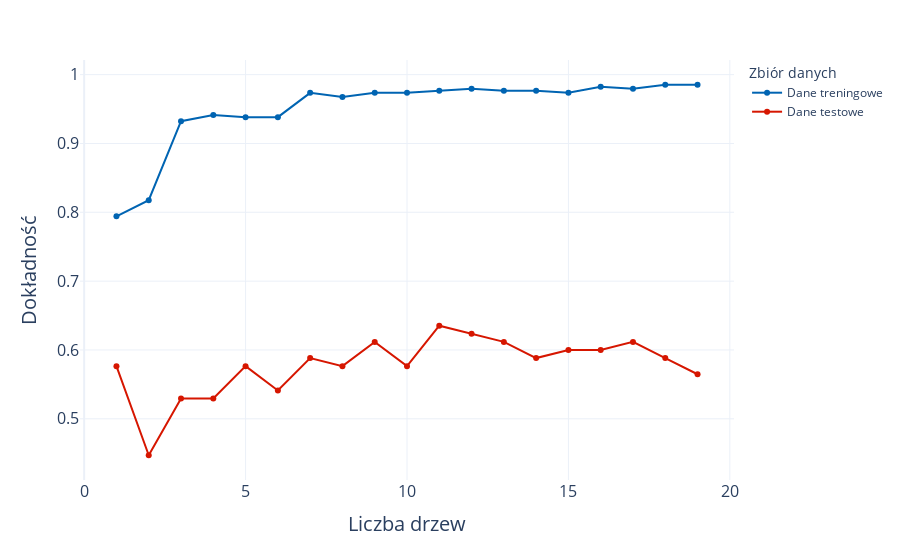

The notebook cell this image was saved under:
### Code cell
train_test_plot(n_estimators_values, ma_rf_train, ma_rf_test, "Liczba drzew", "n_estimators_forest6")

### Figure 1 — Plotly figure (JSON) as saved in the notebook; plotly's stock layout.template omitted (floating-point values rounded to 4 significant figures)
{"data": [{"hovertemplate": "Zbiór danych=Dane treningowe<br>depth=%{x}<br>value=%{y}<extra></extra>", "legendgroup": "Dane treningowe", "line": {"color": "#0064B2", "dash": "solid", "shape": "linear"}, "marker": {"symbol": "circle"}, "mode": "markers+lines", "name": "Dane treningowe", "orientation": "v", "showlegend": true, "type": "scatter", "x": [1, 2, 3, 4, 5, 6, 7, 8, 9, 10, 11, 12, 13, 14, 15, 16, 17, 18, 19], "xaxis": "x", "y": [0.7941, 0.8176, 0.9324, 0.9412, 0.9383, 0.9383, 0.9735, 0.9677, 0.9735, 0.9735, 0.9765, 0.9794, 0.9765, 0.9765, 0.9735, 0.9824, 0.9794, 0.9853, 0.9853], "yaxis": "y"}, {"hovertemplate": "Zbiór danych=Dane testowe<br>depth=%{x}<br>value=%{y}<extra></extra>", "legendgroup": "Dane testowe", "line": {"color": "#D61600", "dash": "solid", "shape": "linear"}, "marker": {"symbol": "circle"}, "mode": "markers+lines", "name": "Dane testowe", "orientation": "v", "showlegend": true, "type": "scatter", "x": [1, 2, 3, 4, 5, 6, 7, 8, 9, 10, 11, 12, 13, 14, 15, 16, 17, 18, 19], "xaxis": "x", "y": [0.5765, 0.4471, 0.5294, 0.5294, 0.5765, 0.5412, 0.5882, 0.5765, 0.6118, 0.5765, 0.6353, 0.6235, 0.6118, 0.5882, 0.6, 0.6, 0.6118, 0.5882, 0.5647], "yaxis": "y"}], "layout": {"legend": {"title": {"text": "Zbiór danych"}, "tracegroupgap": 0}, "margin": {"t": 60}, "showlegend": true, "xaxis": {"anchor": "y", "domain": [0, 1], "tickfont": {"size": 16}, "title": {"font": {"size": 20}, "text": "Liczba drzew"}}, "yaxis": {"anchor": "x", "domain": [0, 1], "tickfont": {"size": 16}, "title": {"font": {"size": 20}, "text": "Dokładność"}}}}
